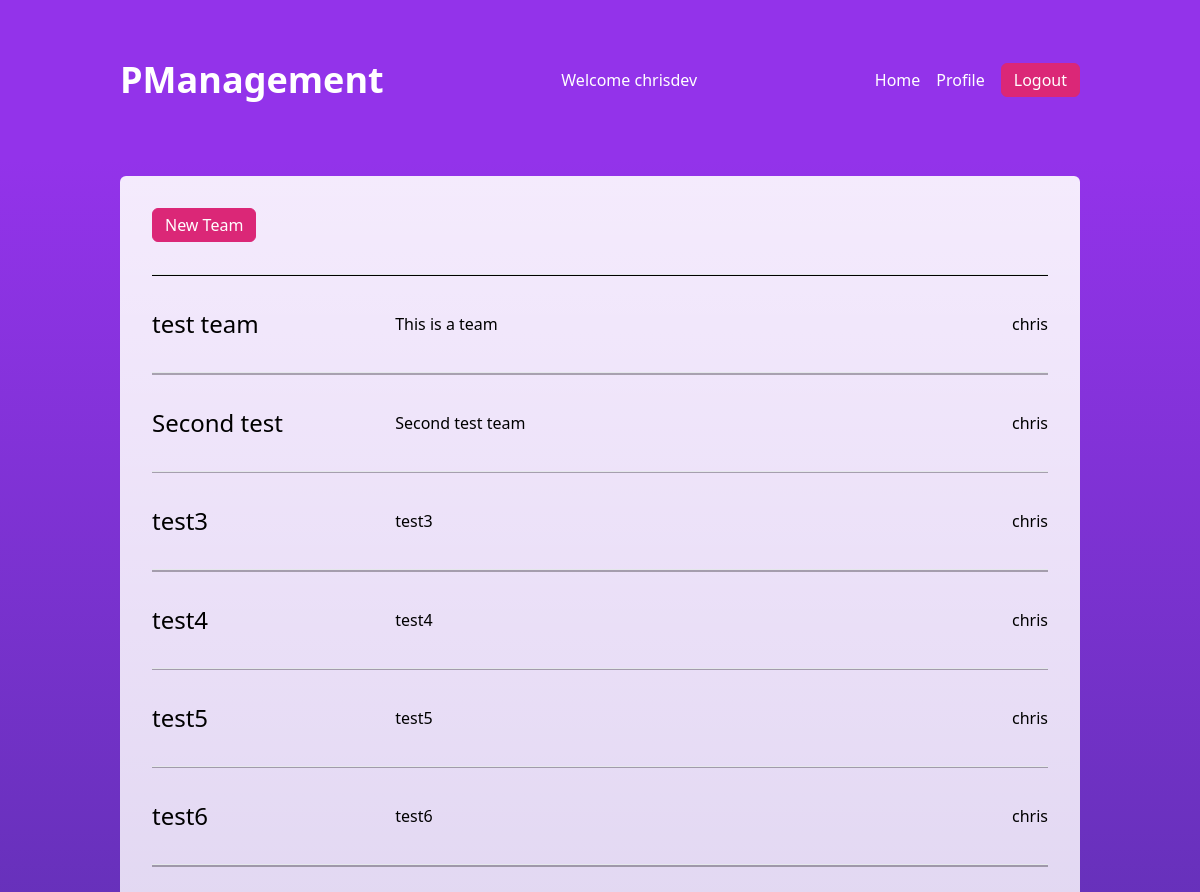
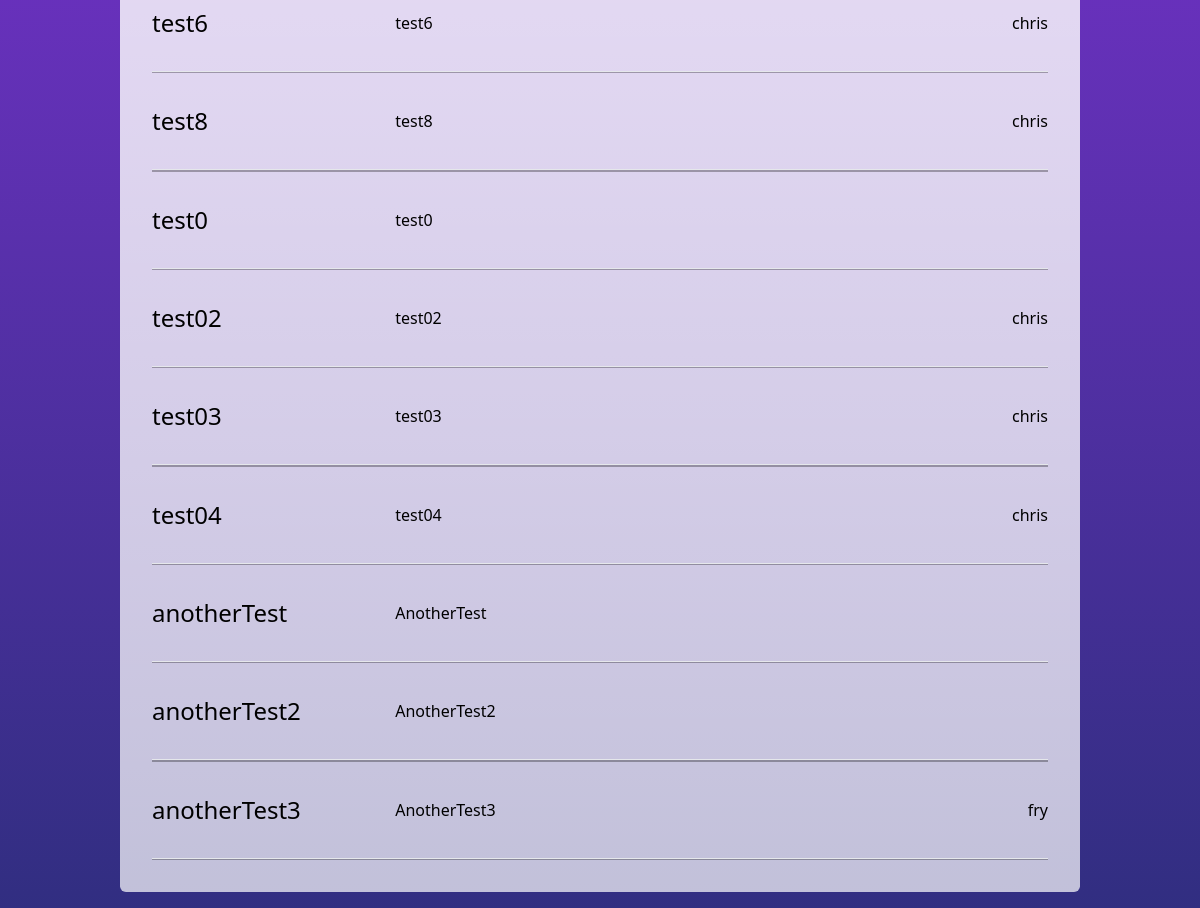
Screenshot of /team (signed in) with the database file from the repository (2 pictures, top to bottom).
### tables this page shows
CREATE TABLE users (id INTEGER NOT NULL, name TEXT NOT NULL, username TEXT NOT NULL, email TEXT NOT NULL, hash TEXT NOT NULL, position TEXT NOT NULL, team_id INTEGER, FOREIGN KEY(team_id) REFERENCES teams(id), PRIMARY KEY (id));

CREATE TABLE teams (id INTEGER NOT NULL, name TEXT NOT NULL, description TEXT NOT NULL, user_id INTEGER, project_id INTEGER, FOREIGN KEY(user_id) REFERENCES users(id), FOREIGN KEY(project_id) REFERENCES projects(id), PRIMARY KEY (id));

### app.py (the view)
@app.route("/team")
@login_required
def team_page():
    resp = cursor.execute("SELECT * FROM teams")
    teams = resp.fetchall()
    print(teams)
    for team in range(len(teams)):
        team_id = teams[team][0]
        response = cursor.execute('SELECT name FROM users WHERE id = (SELECT user_id from teams WHERE id = ?)', (team_id, ))
        user = response.fetchone()
        if user is None:
            user = str(None)
        username = str(user[0])
        print(username)
        team_list = list(teams[team])
        team_list[3] = username
        print(team_list)
        teams[team] = tuple(team_list)
        print(teams)
    return render_template('team.html', teams=teams)

### app.py (called while the page is built)
@app.after_request
def after_request(response):
    response.headers["Cache-Control"] = "no-cache, no-store, must-revalidate"
    response.headers["Expires"] = 0
    response.headers["Pragma"] = "no-cache"
    return response

### utils.py (called while the page is built)
def login_required(f):
    @wraps(f)
    def decorated_function(*args, **kwargs):
        if session.get("user_id") is None:
            return redirect(url_for('login', next=request.url))
        return f(*args, **kwargs)
    return decorated_function

### templates/team.html
{% extends 'layout.html' %}
{% block main %}
  <div class="bg-gradient-to-b from-white/90 to-white/70 rounded-md p-8 flex flex-col items-start justify-start gap-8 my-4">
    <div>
      <form action="/newteam" method="get">
        <button type="submit" class="border border-pink-600 rounded-md py-1 px-3 bg-pink-600 hover:border-pink-700
            hover:bg-pink-700 text-white">New Team</button>
      </form>
    </div>
    <hr class="h-[0.15rem] bg-black w-full"/>
    {% if teams|length < 1 %}
    <h1>There is no team yet!!!</h1>
    {% else %}
    {% for team in teams %}
    <div class="flex items-center justify-start gap-16 w-full">
      <div class="w-[20%]">
        <a href="/team/{{team[0]}}"><h1 class="text-2xl">{{team[1]}}</h1></a>
      </div>
      <div class="flex-1 h-full">
        <p>{{team[2]}}</p>
      </div>
      {% if team[3] == 'N' %}
      <div></div>
      {% else %}
      <div>
        <p>{{team[3]}}</p>
      </div>
      {% endif %}
    </div>
    <hr class="h-[0.15rem] bg-black/30 w-full"/>
    {% endfor %}
    {% endif %}
  </div>
{% endblock %}

### templates/layout.html (shortened to what this page needs)
<!DOCTYPE html>
<html lang="en">
  <head>
      <script src="https://cdn.tailwindcss.com"></script>
  </head>
  <body class="min-h-screen flex flex-col">
    <header class="w-full h-[160px] fixed-top bg-purple-600 text-white">
      <div class="max-w-[80%] m-auto h-full flex items-center justify-between">
        <div>
          <a href="/"><h1 class="text-4xl font-bold">PManagement</h1></a></div>
          {% if session["user_id"] and session["user_name"] %}
        <div>
          <p class="flex items-center justify-between">Welcome {{session["user_name"]}}</p>
        </div>
        <div class="flex items-center justify-between gap-4">
          <nav class="flex items-center justify-between gap-4">
            <a href="/" class="hover:text-pink-400">Home</a>
            <a href="/profile" class="hover:text-pink-400">Profile</a>
          </nav>
          <div>
          <a href="/logout">
              <button class="border border-pink-600 rounded-md py-1 px-3 bg-pink-600 hover:border-pink-700
            hover:bg-pink-700">Logout</button>
          </a>
          </div>
        </div>
        {% endif %}
      </div>
    </header>
    <main class="grow bg-gradient-to-b from-purple-600 to-indigo-900 grid place-items-center w-full">
      <div class="w-[80%] m-auto h-full">
        {% block main %}{% endblock %}
      </div>
    </main>
  </body>
</html>

### rows the page displays
users: user_name "chrisdev", name "chris" "chris" "chris" "chris" "chris" "chris" "chris" "chris" "chris" "chris" "chris"
teams: name "test team", description "This is a team"
teams: name "Second test", description "Second test team"
teams: name "test3", description "test3"
teams: name "test4", description "test4"
teams: name "test5", description "test5"
teams: name "test6", description "test6"
teams: name "test6", description "test6"
teams: name "test8", description "test8"
teams: name "test0", description "test0"
teams: name "test02", description "test02"
teams: name "test03", description "test03"
teams: name "test04", description "test04"
teams: name "anotherTest", description "AnotherTest"
teams: name "anotherTest2", description "AnotherTest2"
teams: name "anotherTest3", description "AnotherTest3"
users: name "fry"
